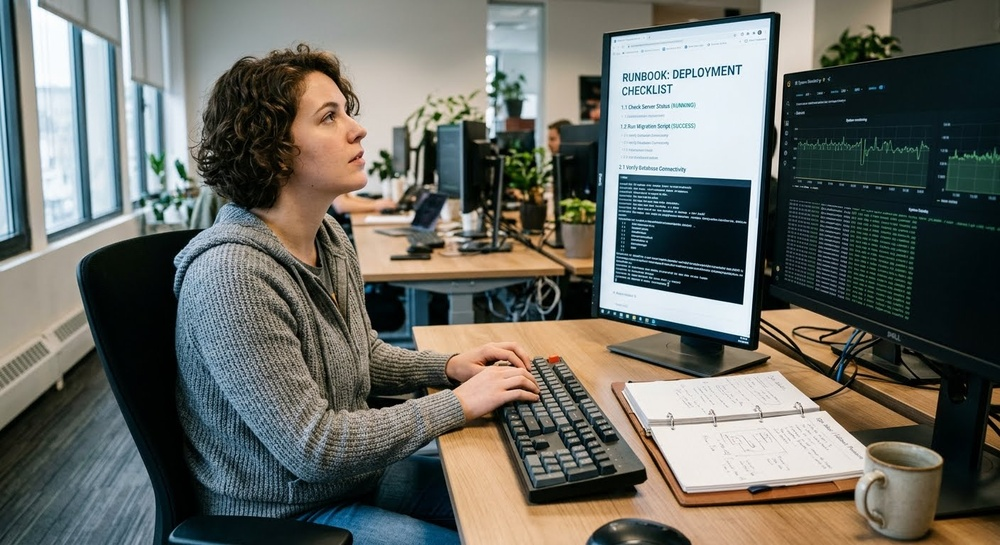
#> input picture SourceCode/frontend/src/assets/engineer-left.jpg, 1000 x 545 px, shrunk from 1408 x 768 before the run
$ python -i visual_features.py   (imports and definitions only)   (older library calls are emulated)
#> lines starting #> are read from the running program, lines starting #| are printed output that depends on the picture
#> further down, picture is the input picture: shape (545, 1000, 3); mean B, G, R 99.9, 106.3, 104.7
from __future__ import annotations

import cv2
import numpy as np

VISUAL_FEATURE_DIM = 40


class VisualFeatureExtractor:
    def extract(self, image: np.ndarray) -> np.ndarray:
        features = np.zeros(VISUAL_FEATURE_DIM, dtype=np.float32)

        if image is None or image.size == 0:
            return features

        h, w = image.shape[:2]
#> h = 545; w = 1000
        if len(image.shape) == 2:
            image = cv2.cvtColor(image, cv2.COLOR_GRAY2BGR)

        # [0:18] Color histogram features (6 bins per RGB channel)
        for ch_idx in range(3):
            hist = cv2.calcHist([image], [ch_idx], None, [6], [0, 256])
            hist = hist.flatten() / max(h * w, 1)
            features[ch_idx * 6:(ch_idx + 1) * 6] = hist
#> this loop made 3 passes
#> hist on passes 1 to 3: [0.316, 0.157, 0.164, 0.184, 0.0628, 0.116], [0.291, 0.144, 0.153, 0.187, 0.114, 0.111], [0.333, 0.127, 0.117, 0.151, 0.128, 0.143]
#> after the loop, features = 40 values, max 0.333 at index 12, min 0 at index 18, mean 0.075

        # [18:21] Edge density features
        gray = cv2.cvtColor(image, cv2.COLOR_BGR2GRAY)
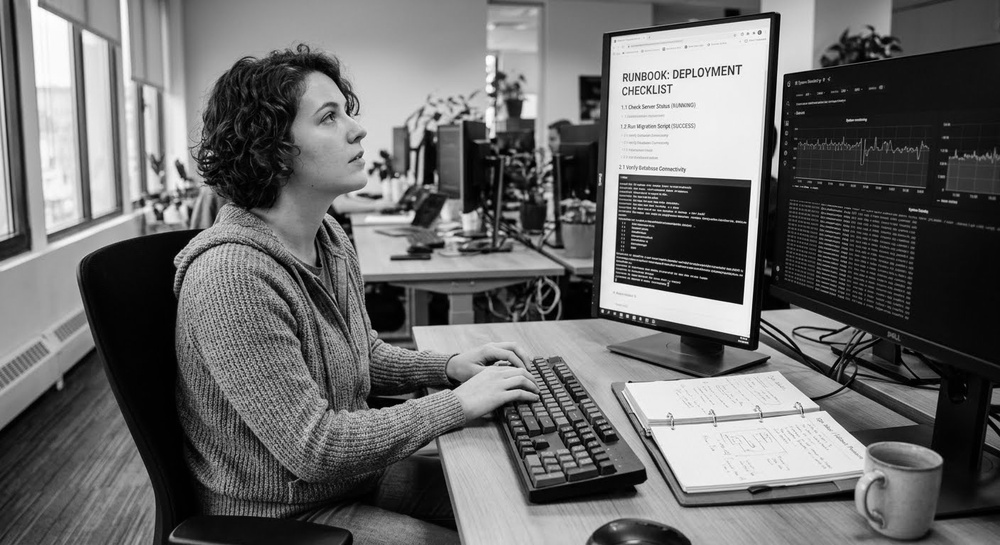
#> gray: shape (545, 1000); min 0, max 255, mean 105.1
        edges = cv2.Canny(gray, 50, 150)
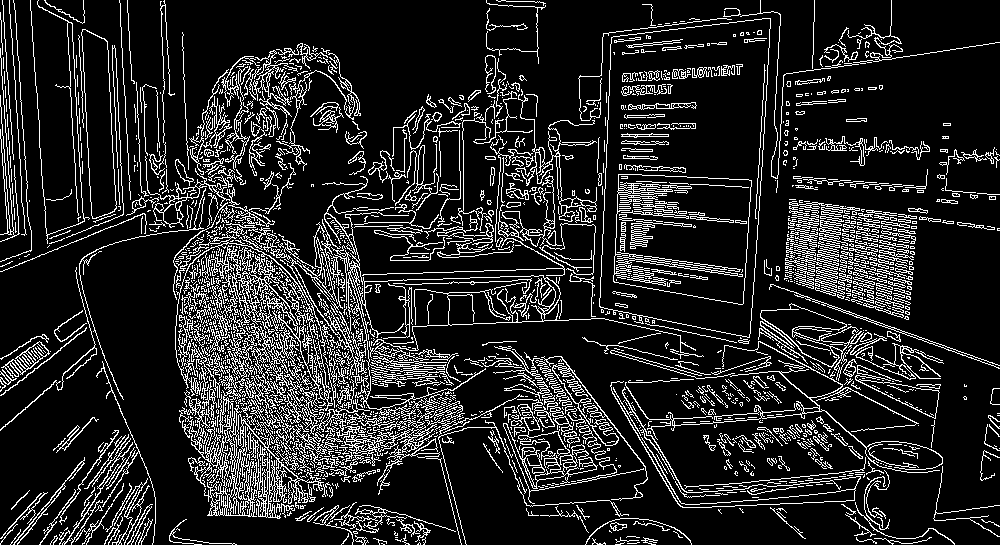
#> edges: shape (545, 1000); 14.8% white in thin lines or dots
        total_pixels = h * w
#> total_pixels = 545000

        features[18] = np.count_nonzero(edges) / total_pixels  # overall edge density

        sobel_x = cv2.Sobel(gray, cv2.CV_64F, 1, 0, ksize=3)
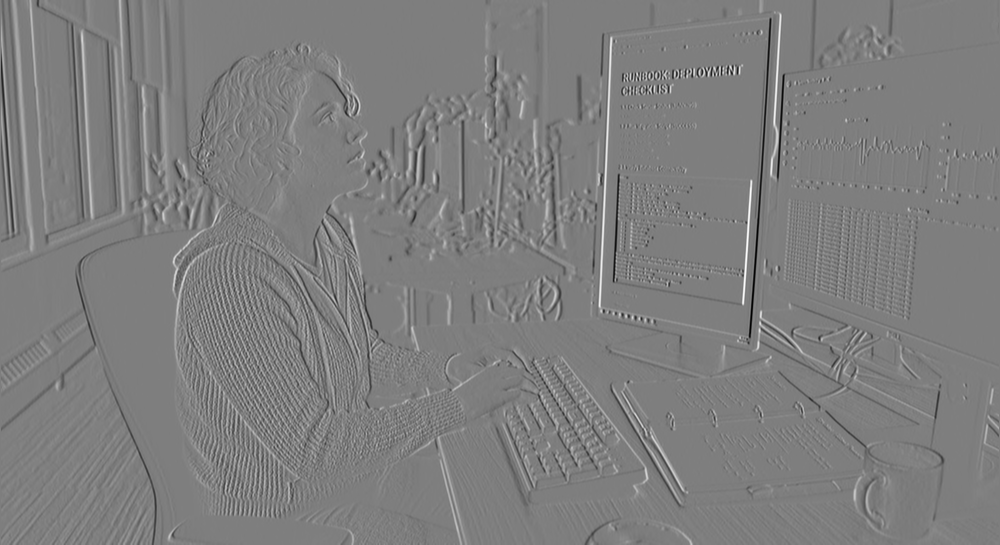
#> sobel_x: shape (545, 1000) float64; min -966, max 980, mean -0.8; drawn with min black and max white
        sobel_y = cv2.Sobel(gray, cv2.CV_64F, 0, 1, ksize=3)
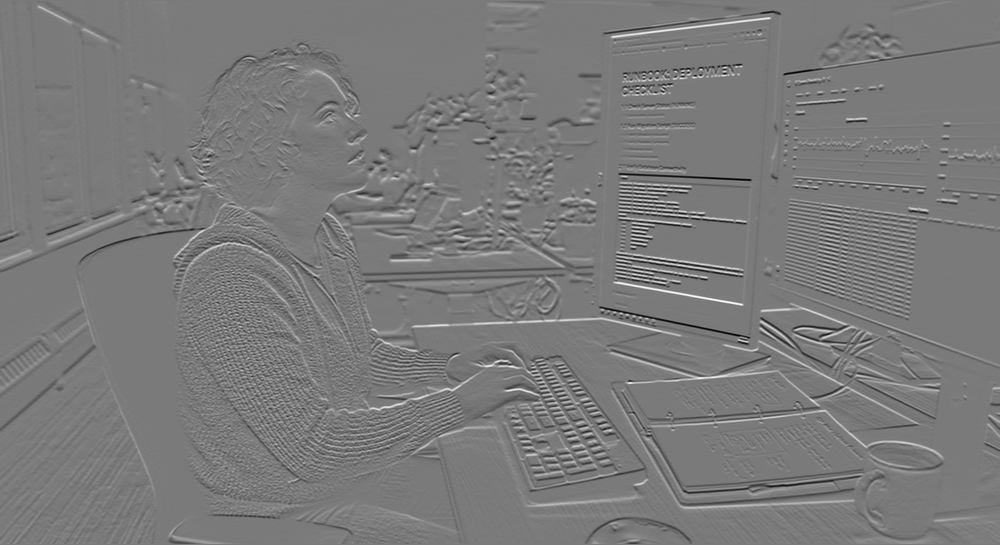
#> sobel_y: shape (545, 1000) float64; min -877, max 948, mean -0.2; drawn with min black and max white
        features[19] = np.mean(np.abs(sobel_x)) / 255.0  # horizontal edge strength
        features[20] = np.mean(np.abs(sobel_y)) / 255.0  # vertical edge strength

        # [21:27] Texture features (Gabor filter at 3 orientations x 2 frequencies)
        idx = 21
        for theta_deg in [0, 60, 120]:
            for frequency in [0.1, 0.3]:
                theta = np.deg2rad(theta_deg)
                kernel = cv2.getGaborKernel(
                    (21, 21), sigma=4.0, theta=theta,
                    lambd=1.0 / frequency, gamma=0.5, psi=0,
                )
                filtered = cv2.filter2D(gray, cv2.CV_64F, kernel)
                features[idx] = np.mean(np.abs(filtered)) / 255.0
                idx += 1
#> after the loop, features = 40 values, max 3.74 at index 25, min 0 at index 27, mean 0.379; idx = 27

        # [27:32] Scene features
        features[27] = np.mean(gray) / 255.0  # mean intensity
        features[28] = np.std(gray) / 128.0  # intensity variance (normalized)
        hsv = cv2.cvtColor(image, cv2.COLOR_BGR2HSV)
#> hsv: shape (545, 1000, 3); mean H, S, V 59.6, 96, 116.9
        features[29] = np.mean(hsv[:, :, 1]) / 255.0  # color saturation mean
        features[30] = np.std(hsv[:, :, 1]) / 128.0  # color saturation std
        features[31] = np.mean(hsv[:, :, 2]) / 255.0  # brightness

        # [32:40] Layout features (2x2 grid: intensity + edge density per quadrant)
        mid_h, mid_w = h // 2, w // 2
#> mid_h = 272; mid_w = 500
        quadrants = [
            gray[:mid_h, :mid_w],
            gray[:mid_h, mid_w:],
            gray[mid_h:, :mid_w],
            gray[mid_h:, mid_w:],
        ]
        edge_quadrants = [
            edges[:mid_h, :mid_w],
            edges[:mid_h, mid_w:],
            edges[mid_h:, :mid_w],
            edges[mid_h:, mid_w:],
        ]
        for i, (q, eq) in enumerate(zip(quadrants, edge_quadrants)):
            features[32 + i] = np.mean(q) / 255.0
            qsize = max(q.shape[0] * q.shape[1], 1)
            features[36 + i] = np.count_nonzero(eq) / qsize
#> this loop made 4 passes
#> qsize on passes 1 to 4: 136000, 136000, 136500, 136500
#> after the loop, features = 40 values, max 3.74 at index 25, min 0.0628 at index 4, mean 0.495

        return features

    def extract_segment(self, keyframes: list) -> np.ndarray:
        if not keyframes:
            return np.zeros(VISUAL_FEATURE_DIM, dtype=np.float32)

        frame_features = [self.extract(kf.image) for kf in keyframes]
        return np.mean(frame_features, axis=0).astype(np.float32)

>>> import cv2
>>> picture = cv2.imread('../../../frontend/src/assets/engineer-left.jpg')
>>> result = VisualFeatureExtractor().extract(picture)
#> result has the same summary as features in extract

$ run again, on SourceCode/frontend/src/assets/engineer-right.jpg
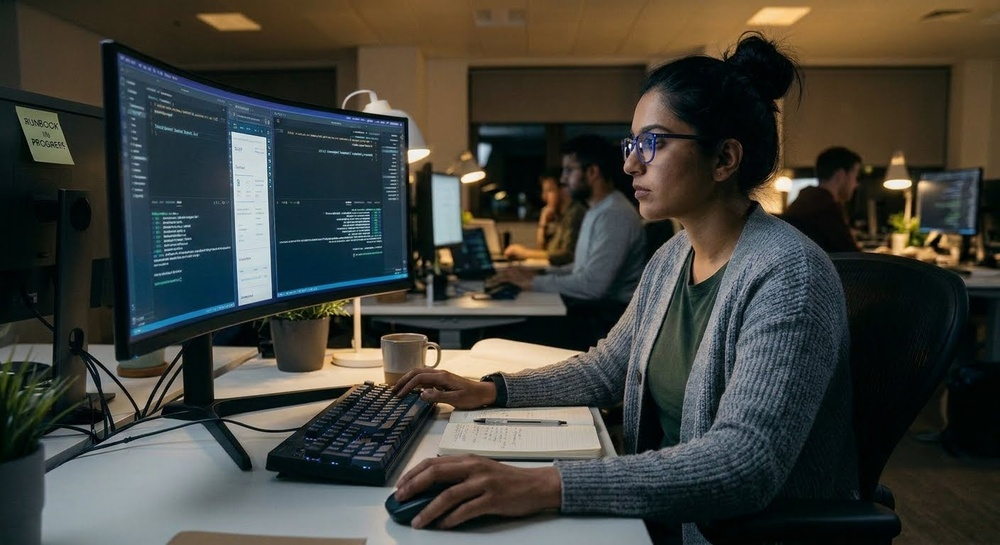
#> input picture SourceCode/frontend/src/assets/engineer-right.jpg, 1000 x 545 px, shrunk from 1408 x 768 before the run
#> picture is the input picture: shape (545, 1000, 3); mean B, G, R 58, 64.3, 63.9
#> the loop in extract, `for ch_idx in range(3):` made 3 passes
#> hist on passes 1 to 3: [0.511, 0.259, 0.094, 0.103, 0.0253, 0.00844], [0.424, 0.306, 0.126, 0.1, 0.0329, 0.0103], [0.464, 0.217, 0.156, 0.112, 0.0363, 0.0156]
#> after the loop in extract, `for ch_idx in range(3):`: features = 40 values, max 0.511 at index 0, min 0 at index 18, mean 0.075
#> in extract, `edges = cv2.Canny(gray, 50, 150)`:
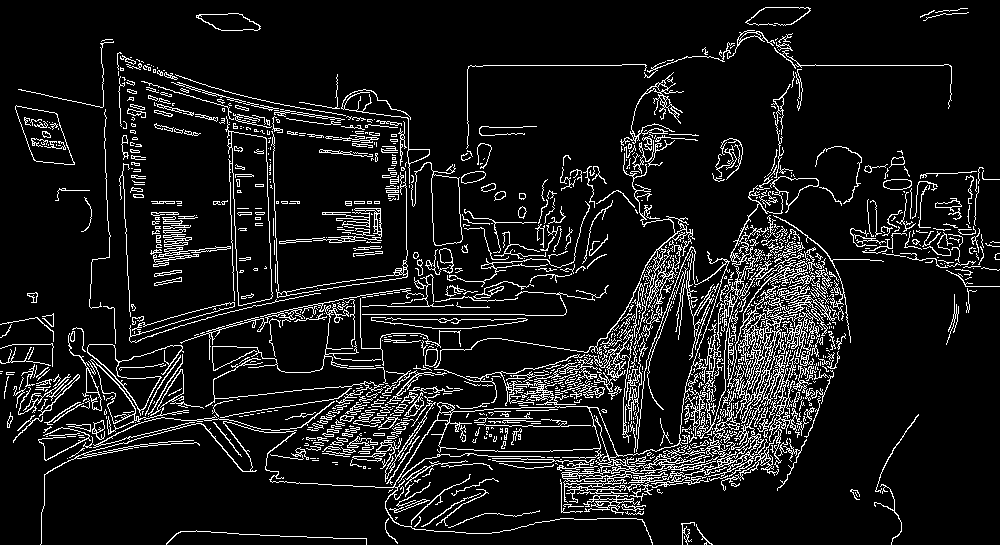
#> edges: shape (545, 1000); 9.7% white in thin lines or dots
#> in extract, `sobel_y = cv2.Sobel(gray, cv2.CV_64F, 0, 1, ksize=3)`:
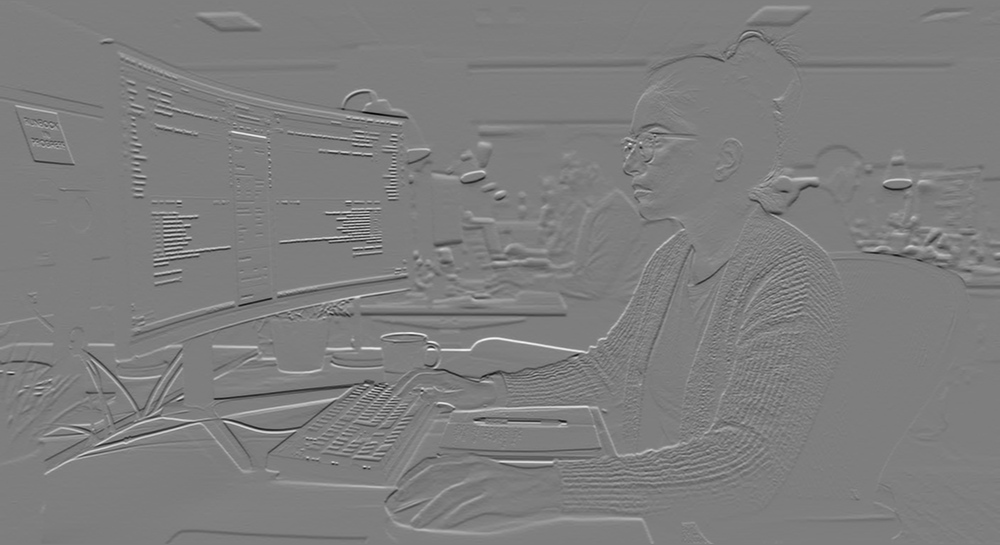
#> sobel_y: shape (545, 1000) float64; min -821, max 835, mean 0.1; drawn with min black and max white
#> after the loop in extract, `for theta_deg in [0, 60, 120]:`: features = 40 values, max 2.31 at index 23, min 0 at index 27, mean 0.258; idx = 27
#> hsv: shape (545, 1000, 3); mean H, S, V 62.2, 120.4, 74.5
#> the loop in extract, `for i, (q, eq) in enumerate(zip(quadrants, edge_quadrants)):` made 4 passes
#> qsize on passes 1 to 4: 136000, 136000, 136500, 136500
#> after the loop in extract, `for i, (q, eq) in enumerate(zip(quadrants, edge_quadrants)):`: features = 40 values, max 2.31 at index 23, min 0.00844 at index 5, mean 0.341
#> result has the same summary as features in extract
